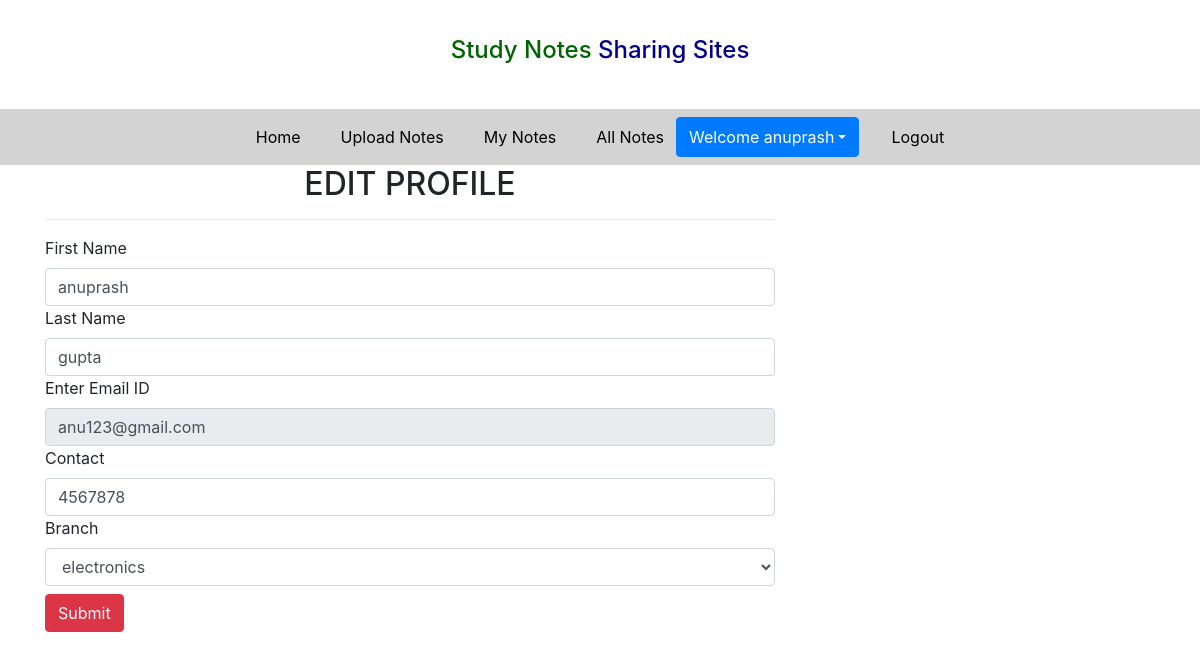
The page /edit_profile (signed in) on the database its author committed.
### notes/models.py (models this page shows, shortened)
class Signup(models.Model):
    user = models.ForeignKey(User,on_delete=models.CASCADE,null=True)
    contact = models.CharField(max_length=10)
    branch = models.CharField(max_length=10)
    role = models.CharField(max_length=15)

### notes/views.py (the view, shortened to what this page needs)
# urls.py: path('edit_profile', views.edit_profile,name='edit_profile'),
def edit_profile(request):
    if not request.user.is_authenticated:
        return redirect('/login/')
    user = User.objects.get(id = request.user.id)
    data = Signup.objects.get(user=user)
    error = ''
    d = {'data': data, 'error': error}
    return render(request,'edit_profile.html',d)

### notes/templates/edit_profile.html (shortened to what this page needs)
{% extends 'user_navigation.html' %}
{% load static %}
{% block body %}
<div class="container">
    <div class="row">
<div class="col-sm-8">
            <h2 class="text-center">EDIT PROFILE</h2>
            <hr>
            <div class="mt-3">
            <form action="" method="post">
                <label>First Name</label>
                <input type="text" class="form-control"  value="{{data.user.first_name}}" name="fname">
                <label>Last Name</label>
                <input type="text" class="form-control"  value="{{data.user.last_name}}" name="lname">
                <label>Enter Email ID</label>
                <input type="email"  name='uemail' class="form-control" value = "{{data.user.username}}"  readonly>
                <label>Contact</label>
                <input type="text" class="form-control"  value = "{{data.contact}}" name="contact">
                <label>Branch</label>
                <select class="form-control" name="branch" >
                    <option value="{{data.branch}}">{{data.branch}}</option>
                </select>
                <input type="submit" class="btn btn-danger mt-2" value="Submit">
            </form>
                </div>
        </div>
    </div>
    </div>
{% endblock %}

### notes/templates/user_navigation.html (shortened to what this page needs)
<!DOCTYPE html>
<html lang="en">
<head>
  {% load static %}
  <link rel="stylesheet" href="https://maxcdn.bootstrapcdn.com/bootstrap/4.3.1/css/bootstrap.min.css">
  <link rel="stylesheet" href="https://use.fontawesome.com/releases/v5.6.3/css/all.css">
  <link rel="stylesheet" href="{% static 'css/style.css' %}">
</head>
<body>
<h4 class="text-center" style="padding:3%"><span style="color:darkgreen">Study Notes</span> <span style="color:darkblue">Sharing Sites</span></h4>
<nav class="navbar navbar-expand-sm justify-content-center" style="background-color:lightgray">
  <ul class="navbar-nav">
    <li class="navbar-item ">
      <a class="nav-link" href="{% url 'profile' %}">Home</a>
    </li>
    <li class="navbar-item ml-4">
      <a class="nav-link" href="{% url 'upload_notes' %}">Upload Notes</a>
    </li>
    <li class="navbar-item ml-4">
      <a class="nav-link" href="{% url 'mynotes' %}">My Notes</a>
    </li>
    <li class="navbar-item ml-4">
      <a class="nav-link" href="{% url 'view_all_notes' %}">All Notes</a>
    </li>
    <div class="btn-group">
        <button type="button" class="btn btn-primary dropdown-toggle ml-1" data-toggle="dropdown">Welcome {{request.user.first_name}}</button>
    </div>
      <li class="navbar-item ml-4">
      <a class="nav-link" href="{% url 'admin_logout' %}">Logout</a>
    </li>
  </ul>
</nav>
</body>
</html>
{% block body %}
{% endblock %}

### notes/static/css/style.css (style rules this page uses)
.nav-link { color:black }

### rows shown on the page
Signup: fname "anuprash", lname "gupta", uemail "anu123@gmail.com", contact "4567878", branch "electronics"

### other values the page prints
{{ request.user.first_name }} "anuprash"
